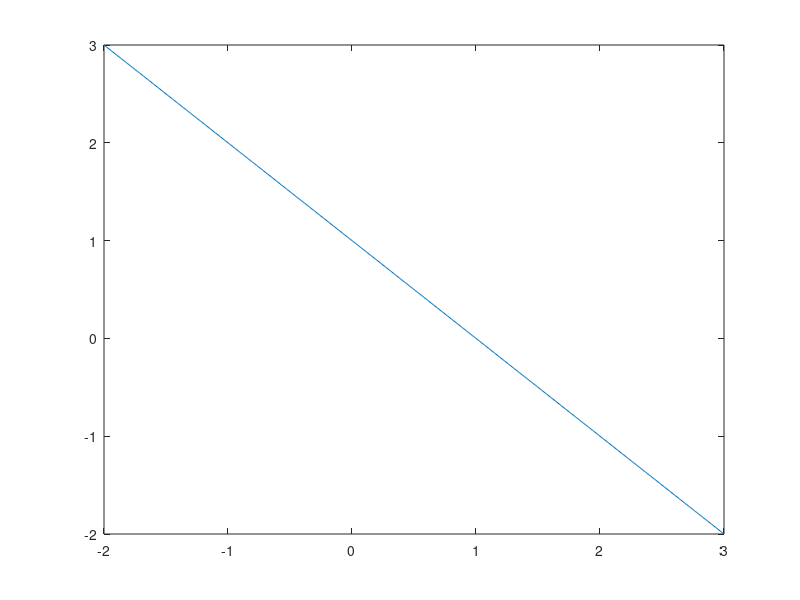

The MATLAB source for this figure:
% Octave Script
% Title			:Sumatoria de Riemann_supeiores_e_inferiores.
% Description		:Script para desarrrollar el ejericio 3 de la actividad Sumatoria de Riemann_supeiores_e_inferiores.
% Author		:Orlando Espinoza Valentin (Orlando-Esp) espinozaorlando978@gmail.com
% Date			:20210429
% sion		        :1
% Usage			:octave> /path/SumasSuperiores,SumasInferioresOrlandoEspinozaValentin3202
% Notes			:Requiere aplicacion octave-online usar en consola preferentemente. 
%program execution page :https://octave-online.net
clear
fprintf ('El  AREA del tercer ejercicio es 13/2u^2')
fprintf ('Grafica')
x=-2:0.01:3;
y=(-x+1);
plot(x,y)
